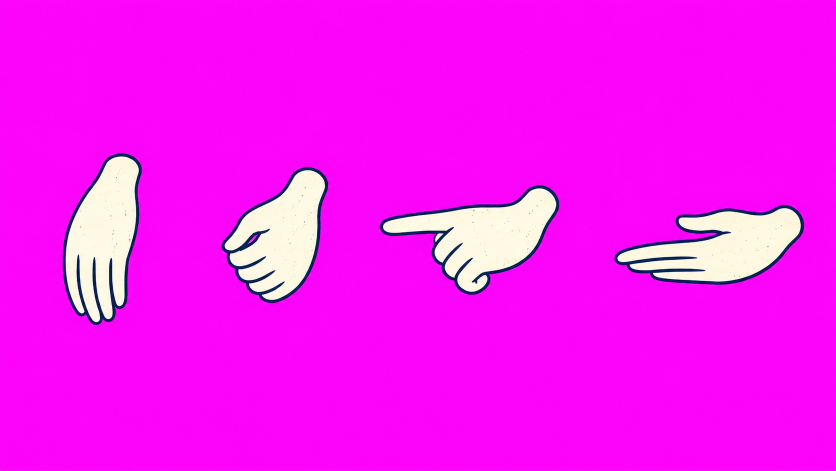
#> input picture stil/kukla/kaynak/hands-ai-profil.png, 1672 x 941 px, given in place of ref-insan-kanonik.png, which was not available (shown at 1/2 size)
$ python build.py
#> lines starting #> are read from the running program, lines starting #| are printed output that depends on the picture; after the words box and inside, x2 and y2 are one past the last pixel; in counts of white or black regions, pixels touching at a corner belong together; pictures that were not available may be replaced by others from this repository, and a replacement may not be noted
"""Cut the human side-profile cut-out puppet (stil/kukla/insan-profil) from the canonical drawing.

usage (repo root):  python stil/kukla/insan-profil/build.py
Writes one PNG per part and rig.json next to this file; then run
  python stil/kukla/assemble.py stil/kukla/insan-profil
to get assembled.png and bend-test.png.

Needs numpy: the system Python has Pillow only, so Blender's bundled site-packages (same 3.13 ABI)
is appended to sys.path. All coordinates are reference-image pixels, pixel centres at integers.

Method (see ../README.md): every part is a polygon mask on the reference; at each joint (p, r) both
neighbours get the disk (p, r); the distal part (drawn on top) fills the disk with plain fill out to
r - RIM and has no inner lines inside it, the proximal part gets a plain-fill disk with a fresh cream
rim on its cap arc only; inner detail near the pivot is painted over; areas hidden in the reference
(torso under the arm, body under sticky notes, belly behind the hand) are plain fill plus the
reference speckle with redrawn smooth contours.
"""
import json
import math
import os
import sys

sys.path.append(r'C:\Program Files\Blender Foundation\Blender 5.2\5.2\python\lib\site-packages')
import numpy as np
from PIL import Image, ImageDraw, ImageFilter

HERE = os.path.dirname(os.path.abspath(__file__))
REF_REL = '../../hareket/ref-insan-kanonik.png'
REF_PATH = os.path.normpath(os.path.join(HERE, REF_REL))
HANDS_PATH = os.path.normpath(os.path.join(HERE, '..', 'kaynak', 'hands-insan-profil.png'))

CREAM = np.array([243, 239, 228], np.float32)
RIM = 3.0          # width of the cream outline
M = 1.0            # overlap (px) of neighbouring parts across a joint cut
FAR_DARK = 0.75

ref = np.asarray(Image.open(REF_PATH).convert('RGB'), np.float32)
H, W = ref.shape[:2]
#> H = 941; W = 1672
YY, XX = np.mgrid[0:H, 0:W].astype(np.float32)
keyed = (ref[..., 0] > 190) & (ref[..., 2] > 190) & (ref[..., 1] < 110)
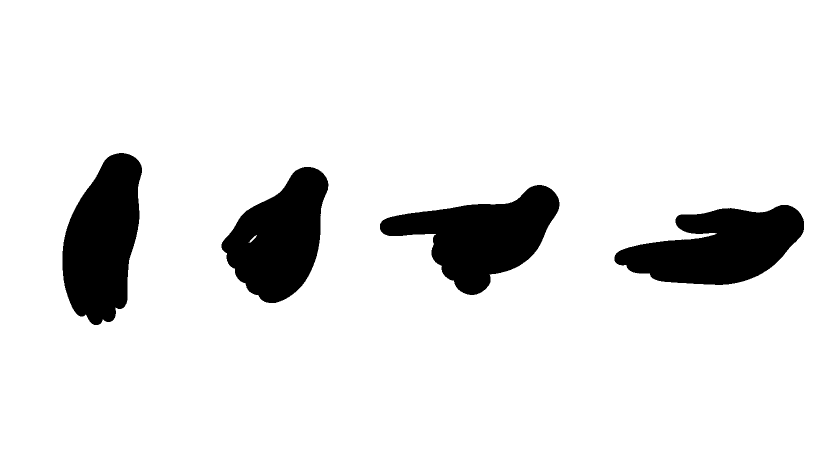
#> keyed: shape (941, 1672) bool (shown at 1/2 size); 90.4% white; 4 black regions, box (x1, y1, x2, y2) and area: (760, 370, 1119, 590) 38420, (1229, 410, 1608, 570) 38413, (125, 306, 284, 650) 38331, (443, 334, 657, 606) 35551
S0 = ~keyed
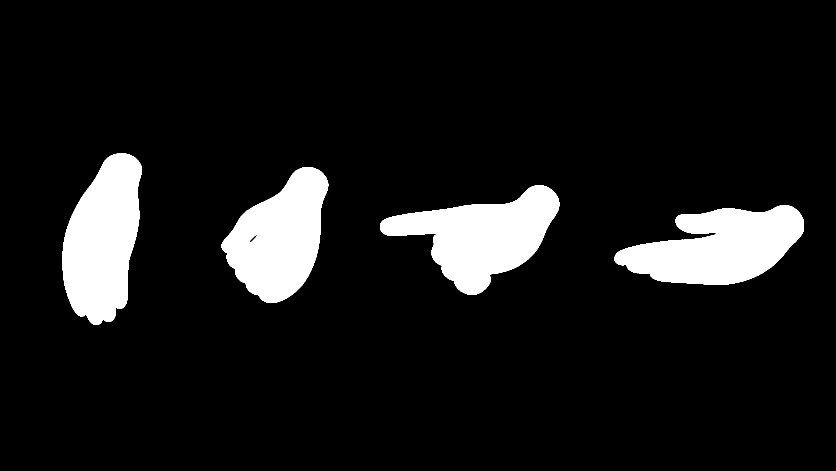
#> S0: shape (941, 1672) bool (shown at 1/2 size); 9.6% white; 4 white regions, box (x1, y1, x2, y2) and area: (760, 370, 1119, 590) 38420, (1229, 410, 1608, 570) 38413, (125, 306, 284, 650) 38331, (443, 334, 657, 606) 35551


# ----------------------------------------------------------------------------- helpers
class Lay:
    """Straight-alpha float layer on the full canvas."""

    def __init__(self, rgb=None, a=None):
        self.rgb = np.zeros((H, W, 3), np.float32) if rgb is None else rgb
        self.a = np.zeros((H, W), np.float32) if a is None else a

    def copy(self):
        return Lay(self.rgb.copy(), self.a.copy())


# [44 lines left out: functions paint, poly_mask, stroke, ellipse_mask, not called in this run]


def disk(p, r):
    return np.clip(r + .5 - np.hypot(XX - p[0], YY - p[1]), 0, 1).astype(np.float32)


# [4 lines left out: function side, not called in this run]


def erode(mask, n):
    im = Image.fromarray((np.clip(mask, 0, 1) * 255).astype(np.uint8)).filter(ImageFilter.MinFilter(2 * n + 1))
    return np.asarray(im, np.float32) / 255


# [18 lines left out: functions catmull, contour_fn, not called in this run]


def unit(v):
    n = math.hypot(*v)
    return (v[0] / n, v[1] / n)


class Joint:
    # [5 lines left out: function __init__, not called in this run]


# ----------------------------------------------------------------------------- fill texture
TILE = ref[515:563, 748:796].copy()
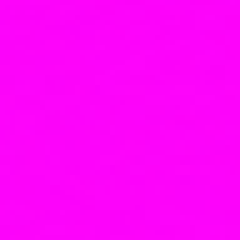
#> TILE: shape (48, 48, 3) float32 (shown 5 times larger); mean R, G, B 252, 4.1, 249.7


def fill_tex():
    ty = (YY.astype(int) % TILE.shape[0])
    tx = (XX.astype(int) % TILE.shape[1])
    return TILE[ty, tx]
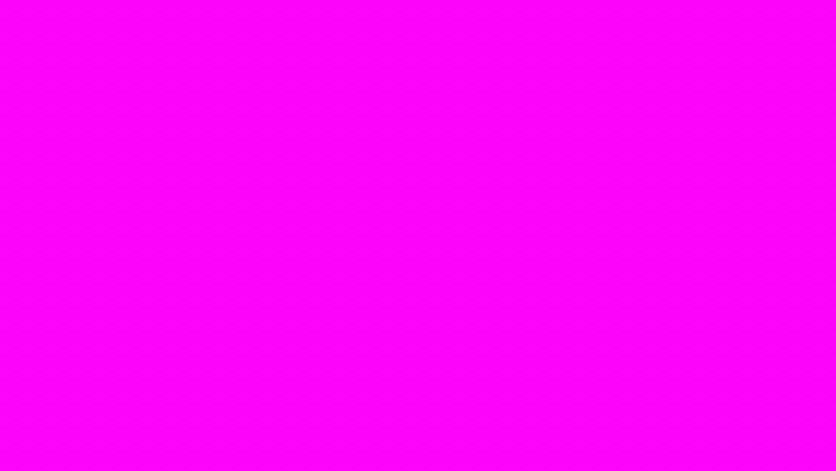
#> returned value: shape (941, 1672, 3) float32 (shown at 1/2 size); mean of channels 0, 1, 2 255.1, 4.1, 253.4; drawn as R, G, B


FILL = fill_tex()

# ----------------------------------------------------------------------------- sticky notes
yel = ((ref[..., 0] > 200) & (ref[..., 1] > 150) & (ref[..., 2] < 175) & (ref[..., 2] > 40)
       & (ref[..., 0] - ref[..., 2] > 70) & (YY >= 180))
#> yel: shape (941, 1672) bool; every value is 0


def label(mask):
    lab = np.zeros(mask.shape, np.int32)
    n = 0
    ys, xs = np.nonzero(mask)
#> ys = empty array; xs = empty array
    for y, x in zip(ys, xs):
        if lab[y, x]:
            continue
        n += 1
        st = [(y, x)]
        lab[y, x] = n
        while st:
            cy, cx = st.pop()
            for dy in (-1, 0, 1):
                for dx in (-1, 0, 1):
                    ny, nx = cy + dy, cx + dx
                    if 0 <= ny < mask.shape[0] and 0 <= nx < mask.shape[1] and mask[ny, nx] and not lab[ny, nx]:
                        lab[ny, nx] = n
                        st.append((ny, nx))
#> this loop made 0 passes
#> lab: shape (941, 1672) int32; every value is 0
#> after the loop, n = 0
    return lab, n


lab, nlab = label(yel)
#> nlab = 0
sizes = np.bincount(lab.ravel(), minlength=nlab + 1)
#> sizes = [1573352]
cores = [i for i in range(1, nlab + 1) if sizes[i] >= 150]
#> cores = []
cores.sort(key=lambda i: (np.nonzero(lab == i)[0].min()))


def comp_box(i):
    ys, xs = np.nonzero(lab == i)
    return xs.min(), ys.min(), xs.max(), ys.max()


# Components found by flood fill: collar sliver, neck-side triangle, big back note (two notes),
# upper-back note, sleeve note, middle-back (two notes), chest note, lower-back note.
comp = {}
for i in cores:
    comp[comp_box(i)[:2]] = i
#> after the loop, comp = 0 items
by_box = sorted(((comp_box(i), i) for i in cores), key=lambda t: (t[0][1], t[0][0]))
#> by_box = []


def pick(xmin_lo, xmin_hi, ymin_lo, ymin_hi):
#> called with xmin_lo = 715, xmin_hi = 730, ymin_lo = 178, ymin_hi = 190
    for (bx, i) in by_box:
        if xmin_lo <= bx[0] <= xmin_hi and ymin_lo <= bx[1] <= ymin_hi:
            return i
#> (the run stopped early here; a loop or call above may not have finished)
